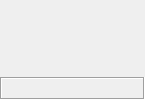
           <widget class="QWidget" name="item_view" native="true">
            <property name="sizePolicy">
             <sizepolicy hsizetype="Maximum" vsizetype="Maximum">
              <horstretch>0</horstretch>
              <verstretch>0</verstretch>
             </sizepolicy>
            </property>
            <property name="minimumSize">
             <size>
              <width>128</width>
              <height>0</height>
             </size>
            </property>
            <property name="maximumSize">
             <size>
              <width>145</width>
              <height>418</height>
             </size>
            </property>
            <layout class="QVBoxLayout" name="verticalLayout_2">
             <property name="spacing">
              <number>0</number>
             </property>
             <property name="leftMargin">
              <number>0</number>
             </property>
             <property name="topMargin">
              <number>0</number>
             </property>
             <property name="rightMargin">
              <number>0</number>
             </property>
             <property name="bottomMargin">
              <number>0</number>
             </property>
             <item>
              <spacer name="verticalSpacer_3">
               <property name="orientation">
                <enum>Qt::Vertical</enum>
               </property>
               <property name="sizeHint" stdset="0">
                <size>
                 <width>20</width>
                 <height>40</height>
                </size>
               </property>
              </spacer>
             </item>
             <item>
              <widget class="QLabel" name="item_img_box">
               <property name="sizePolicy">
                <sizepolicy hsizetype="MinimumExpanding" vsizetype="MinimumExpanding">
                 <horstretch>0</horstretch>
                 <verstretch>0</verstretch>
                </sizepolicy>
               </property>
               <property name="minimumSize">
                <size>
                 <width>128</width>
                 <height>0</height>
                </size>
               </property>
               <property name="maximumSize">
                <size>
                 <width>128</width>
                 <height>229</height>
                </size>
               </property>
               <property name="text">
                <string/>
               </property>
               <property name="pixmap">
                <pixmap>assets/images/item_box.png</pixmap>
               </property>
               <property name="scaledContents">
                <bool>true</bool>
               </property>
               <property name="alignment">
                <set>Qt::AlignHCenter|Qt::AlignTop</set>
               </property>
              </widget>
             </item>
             <item>
              <widget class="QLabel" name="crafting_button">
               <property name="maximumSize">
                <size>
                 <width>128</width>
                 <height>39</height>
                </size>
               </property>
               <property name="text">
                <string/>
               </property>
               <property name="pixmap">
                <pixmap>assets/images/craftbtn.png</pixmap>
               </property>
               <property name="scaledContents">
                <bool>true</bool>
               </property>
               <property name="alignment">
                <set>Qt::AlignHCenter|Qt::AlignTop</set>
               </property>
              </widget>
             </item>
             <item>
              <widget class="QLabel" name="item_dps_box">
               <property name="sizePolicy">
                <sizepolicy hsizetype="Expanding" vsizetype="Expanding">
                 <horstretch>0</horstretch>
                 <verstretch>0</verstretch>
                </sizepolicy>
               </property>
               <property name="frameShape">
                <enum>QFrame::Box</enum>
               </property>
               <property name="frameShadow">
                <enum>QFrame::Sunken</enum>
               </property>
               <property name="text">
                <string/>
               </property>
               <property name="alignment">
                <set>Qt::AlignHCenter|Qt::AlignTop</set>
               </property>
              </widget>
             </item>
            </layout>
           </widget>
